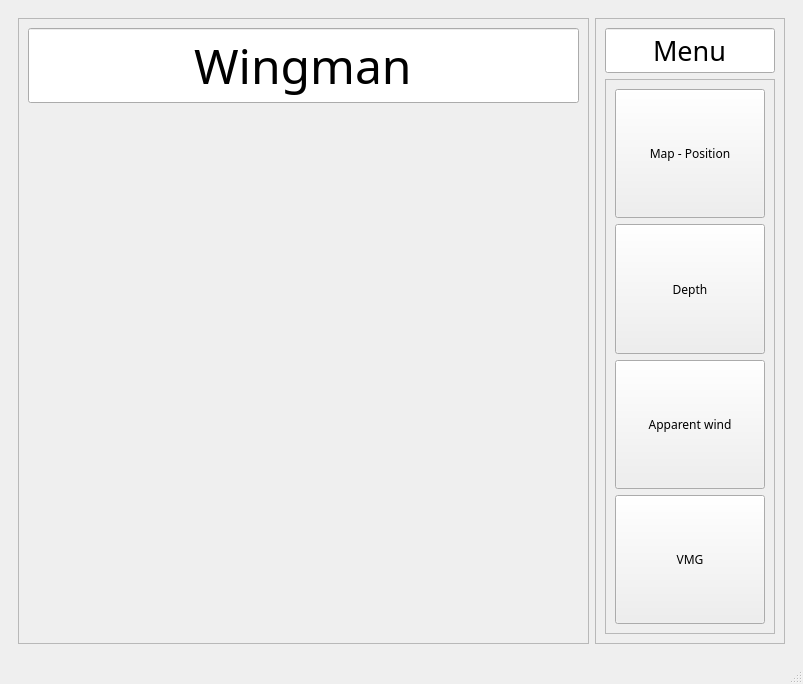
<?xml version="1.0" encoding="UTF-8"?>
<ui version="4.0">
 <class>MainWindow</class>
 <widget class="QMainWindow" name="MainWindow">
  <property name="geometry">
   <rect>
    <x>0</x>
    <y>0</y>
    <width>803</width>
    <height>684</height>
   </rect>
  </property>
  <property name="windowTitle">
   <string>MainWindow</string>
  </property>
  <widget class="QWidget" name="centralwidget">
   <layout class="QHBoxLayout" name="horizontalLayout_2">
    <item>
     <widget class="QStackedWidget" name="stackedWidget">
      <property name="lineWidth">
       <number>-1</number>
      </property>
      <property name="currentIndex">
       <number>2</number>
      </property>
      <widget class="QWidget" name="page">
       <layout class="QHBoxLayout" name="horizontalLayout_4">
        <item>
         <widget class="QFrame" name="frame_3">
          <property name="sizePolicy">
           <sizepolicy hsizetype="Preferred" vsizetype="Preferred">
            <horstretch>3</horstretch>
            <verstretch>0</verstretch>
           </sizepolicy>
          </property>
          <property name="frameShape">
           <enum>QFrame::StyledPanel</enum>
          </property>
          <property name="frameShadow">
           <enum>QFrame::Raised</enum>
          </property>
          <layout class="QVBoxLayout" name="verticalLayout_5">
           <item>
            <widget class="QLineEdit" name="lineEdit_4">
             <property name="font">
              <font>
               <family>Yu Gothic Light</family>
               <pointsize>36</pointsize>
              </font>
             </property>
             <property name="text">
              <string>Foilsman</string>
             </property>
             <property name="alignment">
              <set>Qt::AlignCenter</set>
             </property>
             <property name="readOnly">
              <bool>true</bool>
             </property>
            </widget>
           </item>
           <item>
            <widget class="QGraphicsView" name="graphicsView_3"/>
           </item>
          </layout>
         </widget>
        </item>
        <item>
         <widget class="QFrame" name="frame_4">
          <property name="sizePolicy">
           <sizepolicy hsizetype="Preferred" vsizetype="Preferred">
            <horstretch>1</horstretch>
            <verstretch>0</verstretch>
           </sizepolicy>
          </property>
          <property name="frameShape">
           <enum>QFrame::StyledPanel</enum>
          </property>
          <property name="frameShadow">
           <enum>QFrame::Raised</enum>
          </property>
          <layout class="QVBoxLayout" name="verticalLayout_6">
           <item>
            <widget class="QLineEdit" name="lineEdit_5">
             <property name="font">
              <font>
               <family>Yu Gothic Light</family>
               <pointsize>20</pointsize>
              </font>
             </property>
             <property name="text">
              <string>Menu</string>
             </property>
             <property name="alignment">
              <set>Qt::AlignCenter</set>
             </property>
             <property name="readOnly">
              <bool>true</bool>
             </property>
            </widget>
           </item>
           <item>
            <widget class="QScrollArea" name="scrollArea_2">
             <property name="widgetResizable">
              <bool>true</bool>
             </property>
             <widget class="QWidget" name="scrollAreaWidgetContents_2">
              <property name="geometry">
               <rect>
                <x>0</x>
                <y>0</y>
                <width>161</width>
                <height>415</height>
               </rect>
              </property>
              <layout class="QVBoxLayout" name="verticalLayout_7">
               <item>
                <widget class="QPushButton" name="pushButton_5">
                 <property name="sizePolicy">
                  <sizepolicy hsizetype="Minimum" vsizetype="MinimumExpanding">
                   <horstretch>0</horstretch>
                   <verstretch>0</verstretch>
                  </sizepolicy>
                 </property>
                 <property name="minimumSize">
                  <size>
                   <width>0</width>
                   <height>100</height>
                  </size>
                 </property>
                 <property name="font">
                  <font>
                   <family>Yu Gothic Light</family>
                  </font>
                 </property>
                 <property name="text">
                  <string>Map - Position</string>
                 </property>
                </widget>
               </item>
               <item>
                <widget class="QPushButton" name="pushButton_6">
                 <property name="sizePolicy">
                  <sizepolicy hsizetype="Minimum" vsizetype="MinimumExpanding">
                   <horstretch>0</horstretch>
                   <verstretch>0</verstretch>
                  </sizepolicy>
                 </property>
                 <property name="font">
                  <font>
                   <family>Yu Gothic Light</family>
                  </font>
                 </property>
                 <property name="text">
                  <string>Depth</string>
                 </property>
                </widget>
               </item>
               <item>
                <widget class="QPushButton" name="pushButton_7">
                 <property name="sizePolicy">
                  <sizepolicy hsizetype="Minimum" vsizetype="MinimumExpanding">
                   <horstretch>0</horstretch>
                   <verstretch>0</verstretch>
                  </sizepolicy>
                 </property>
                 <property name="font">
                  <font>
                   <family>Yu Gothic Light</family>
                  </font>
                 </property>
                 <property name="text">
                  <string>Apparent wind</string>
                 </property>
                </widget>
               </item>
               <item>
                <widget class="QPushButton" name="pushButton_8">
                 <property name="sizePolicy">
                  <sizepolicy hsizetype="Minimum" vsizetype="MinimumExpanding">
                   <horstretch>0</horstretch>
                   <verstretch>0</verstretch>
                  </sizepolicy>
                 </property>
                 <property name="font">
                  <font>
                   <family>Yu Gothic Light</family>
                  </font>
                 </property>
                 <property name="text">
                  <string>VMG</string>
                 </property>
                </widget>
               </item>
              </layout>
             </widget>
            </widget>
           </item>
          </layout>
         </widget>
        </item>
       </layout>
      </widget>
      <widget class="QWidget" name="page_2">
       <layout class="QHBoxLayout" name="horizontalLayout_3">
        <item>
         <widget class="QFrame" name="frame">
          <property name="sizePolicy">
           <sizepolicy hsizetype="Preferred" vsizetype="Preferred">
            <horstretch>3</horstretch>
            <verstretch>0</verstretch>
           </sizepolicy>
          </property>
          <property name="frameShape">
           <enum>QFrame::StyledPanel</enum>
          </property>
          <property name="frameShadow">
           <enum>QFrame::Raised</enum>
          </property>
          <layout class="QVBoxLayout" name="verticalLayout_3">
           <item>
            <widget class="QLineEdit" name="lineEdit_3">
             <property name="font">
              <font>
               <family>Yu Gothic Light</family>
               <pointsize>36</pointsize>
              </font>
             </property>
             <property name="text">
              <string>Helmsman</string>
             </property>
             <property name="alignment">
              <set>Qt::AlignCenter</set>
             </property>
             <property name="readOnly">
              <bool>true</bool>
             </property>
            </widget>
           </item>
           <item>
            <widget class="QGraphicsView" name="graphicsView_2"/>
           </item>
          </layout>
         </widget>
        </item>
        <item>
         <widget class="QFrame" name="frame_2">
          <property name="sizePolicy">
           <sizepolicy hsizetype="Preferred" vsizetype="Preferred">
            <horstretch>1</horstretch>
            <verstretch>0</verstretch>
           </sizepolicy>
          </property>
          <property name="frameShape">
           <enum>QFrame::StyledPanel</enum>
          </property>
          <property name="frameShadow">
           <enum>QFrame::Raised</enum>
          </property>
          <layout class="QVBoxLayout" name="verticalLayout">
           <item>
            <widget class="QLineEdit" name="lineEdit">
             <property name="font">
              <font>
               <family>Yu Gothic Light</family>
               <pointsize>20</pointsize>
              </font>
             </property>
             <property name="text">
              <string>Menu</string>
             </property>
             <property name="alignment">
              <set>Qt::AlignCenter</set>
             </property>
             <property name="readOnly">
              <bool>true</bool>
             </property>
            </widget>
           </item>
           <item>
            <widget class="QScrollArea" name="scrollArea">
             <property name="widgetResizable">
              <bool>true</bool>
             </property>
             <widget class="QWidget" name="scrollAreaWidgetContents">
              <property name="geometry">
               <rect>
                <x>0</x>
                <y>0</y>
                <width>161</width>
                <height>415</height>
               </rect>
              </property>
              <layout class="QVBoxLayout" name="verticalLayout_4">
               <item>
                <widget class="QPushButton" name="pushButton">
                 <property name="sizePolicy">
                  <sizepolicy hsizetype="Minimum" vsizetype="MinimumExpanding">
                   <horstretch>0</horstretch>
                   <verstretch>0</verstretch>
                  </sizepolicy>
                 </property>
                 <property name="minimumSize">
                  <size>
                   <width>0</width>
                   <height>100</height>
                  </size>
                 </property>
                 <property name="font">
                  <font>
                   <family>Yu Gothic Light</family>
                  </font>
                 </property>
                 <property name="text">
                  <string>Map - Position</string>
                 </property>
                </widget>
               </item>
               <item>
                <widget class="QPushButton" name="pushButton_2">
                 <property name="sizePolicy">
                  <sizepolicy hsizetype="Minimum" vsizetype="MinimumExpanding">
                   <horstretch>0</horstretch>
                   <verstretch>0</verstretch>
                  </sizepolicy>
                 </property>
                 <property name="font">
                  <font>
                   <family>Yu Gothic Light</family>
                  </font>
                 </property>
                 <property name="text">
                  <string>Depth</string>
                 </property>
                </widget>
               </item>
               <item>
                <widget class="QPushButton" name="pushButton_3">
                 <property name="sizePolicy">
                  <sizepolicy hsizetype="Minimum" vsizetype="MinimumExpanding">
                   <horstretch>0</horstretch>
                   <verstretch>0</verstretch>
                  </sizepolicy>
                 </property>
                 <property name="font">
                  <font>
                   <family>Yu Gothic Light</family>
                  </font>
                 </property>
                 <property name="text">
                  <string>Apparent wind</string>
                 </property>
                </widget>
               </item>
               <item>
                <widget class="QPushButton" name="pushButton_4">
                 <property name="sizePolicy">
                  <sizepolicy hsizetype="Minimum" vsizetype="MinimumExpanding">
                   <horstretch>0</horstretch>
                   <verstretch>0</verstretch>
                  </sizepolicy>
                 </property>
                 <property name="font">
                  <font>
                   <family>Yu Gothic Light</family>
                  </font>
                 </property>
                 <property name="text">
                  <string>VMG</string>
                 </property>
                </widget>
               </item>
              </layout>
             </widget>
            </widget>
           </item>
          </layout>
         </widget>
        </item>
       </layout>
      </widget>
      <widget class="QWidget" name="page_3">
       <layout class="QHBoxLayout" name="horizontalLayout_5">
        <item>
         <widget class="QFrame" name="frame_6">
          <property name="sizePolicy">
           <sizepolicy hsizetype="Preferred" vsizetype="Preferred">
            <horstretch>3</horstretch>
            <verstretch>0</verstretch>
           </sizepolicy>
          </property>
          <property name="frameShape">
           <enum>QFrame::StyledPanel</enum>
          </property>
          <property name="frameShadow">
           <enum>QFrame::Raised</enum>
          </property>
          <layout class="QVBoxLayout" name="verticalLayout_10">
           <item>
            <widget class="QLineEdit" name="lineEdit_7">
             <property name="font">
              <font>
               <family>Yu Gothic Light</family>
               <pointsize>36</pointsize>
              </font>
             </property>
             <property name="text">
              <string>Wingman</string>
             </property>
             <property name="alignment">
              <set>Qt::AlignCenter</set>
             </property>
             <property name="readOnly">
              <bool>true</bool>
             </property>
            </widget>
           </item>
           <item>
            <widget class="QStackedWidget" name="stackedWidget_2">
             <property name="currentIndex">
              <number>0</number>
             </property>
             <widget class="QWidget" name="page_4"/>
             <widget class="QWidget" name="page_5"/>
            </widget>
           </item>
          </layout>
         </widget>
        </item>
        <item>
         <widget class="QFrame" name="frame_5">
          <property name="sizePolicy">
           <sizepolicy hsizetype="Preferred" vsizetype="Preferred">
            <horstretch>1</horstretch>
            <verstretch>0</verstretch>
           </sizepolicy>
          </property>
          <property name="frameShape">
           <enum>QFrame::StyledPanel</enum>
          </property>
          <property name="frameShadow">
           <enum>QFrame::Raised</enum>
          </property>
          <layout class="QVBoxLayout" name="verticalLayout_8">
           <item>
            <widget class="QLineEdit" name="lineEdit_6">
             <property name="font">
              <font>
               <family>Yu Gothic Light</family>
               <pointsize>20</pointsize>
              </font>
             </property>
             <property name="text">
              <string>Menu</string>
             </property>
             <property name="alignment">
              <set>Qt::AlignCenter</set>
             </property>
             <property name="readOnly">
              <bool>true</bool>
             </property>
            </widget>
           </item>
           <item>
            <widget class="QScrollArea" name="scrollArea_3">
             <property name="widgetResizable">
              <bool>true</bool>
             </property>
             <widget class="QWidget" name="scrollAreaWidgetContents_3">
              <property name="geometry">
               <rect>
                <x>0</x>
                <y>0</y>
                <width>162</width>
                <height>499</height>
               </rect>
              </property>
              <layout class="QVBoxLayout" name="verticalLayout_9">
               <item>
                <widget class="QPushButton" name="pushButton_9">
                 <property name="sizePolicy">
                  <sizepolicy hsizetype="Minimum" vsizetype="MinimumExpanding">
                   <horstretch>0</horstretch>
                   <verstretch>0</verstretch>
                  </sizepolicy>
                 </property>
                 <property name="minimumSize">
                  <size>
                   <width>0</width>
                   <height>100</height>
                  </size>
                 </property>
                 <property name="font">
                  <font>
                   <family>Yu Gothic Light</family>
                  </font>
                 </property>
                 <property name="text">
                  <string>Map - Position</string>
                 </property>
                </widget>
               </item>
               <item>
                <widget class="QPushButton" name="pushButton_10">
                 <property name="sizePolicy">
                  <sizepolicy hsizetype="Minimum" vsizetype="MinimumExpanding">
                   <horstretch>0</horstretch>
                   <verstretch>0</verstretch>
                  </sizepolicy>
                 </property>
                 <property name="font">
                  <font>
                   <family>Yu Gothic Light</family>
                  </font>
                 </property>
                 <property name="text">
                  <string>Depth</string>
                 </property>
                </widget>
               </item>
               <item>
                <widget class="QPushButton" name="pushButton_11">
                 <property name="sizePolicy">
                  <sizepolicy hsizetype="Minimum" vsizetype="MinimumExpanding">
                   <horstretch>0</horstretch>
                   <verstretch>0</verstretch>
                  </sizepolicy>
                 </property>
                 <property name="font">
                  <font>
                   <family>Yu Gothic Light</family>
                  </font>
                 </property>
                 <property name="text">
                  <string>Apparent wind</string>
                 </property>
                </widget>
               </item>
               <item>
                <widget class="QPushButton" name="pushButton_12">
                 <property name="sizePolicy">
                  <sizepolicy hsizetype="Minimum" vsizetype="MinimumExpanding">
                   <horstretch>0</horstretch>
                   <verstretch>0</verstretch>
                  </sizepolicy>
                 </property>
                 <property name="font">
                  <font>
                   <family>Yu Gothic Light</family>
                  </font>
                 </property>
                 <property name="text">
                  <string>VMG</string>
                 </property>
                </widget>
               </item>
              </layout>
             </widget>
            </widget>
           </item>
          </layout>
         </widget>
        </item>
       </layout>
      </widget>
     </widget>
    </item>
   </layout>
  </widget>
  <widget class="QMenuBar" name="menubar">
   <property name="geometry">
    <rect>
     <x>0</x>
     <y>0</y>
     <width>803</width>
     <height>26</height>
    </rect>
   </property>
  </widget>
  <widget class="QStatusBar" name="statusbar"/>
 </widget>
 <resources/>
 <connections/>
</ui>
